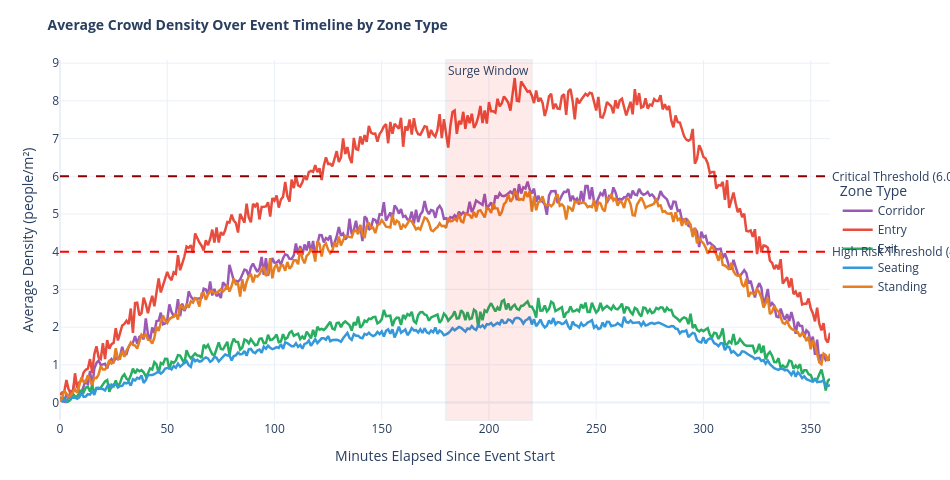

Source (notebook cell):
### Markdown cell above
## 2.3 Temporal Analysis

How does crowd density evolve across the 6-hour event window? This section examines the minute-by-minute trajectory of density, identifying the precise timing of surge onset and the rate at which dangerous conditions develop across different zone types.

### Code cell
# ================================================
# Chart 3: Density Over Time by Zone Type
# ================================================

# Average density per minute per zone type across all events
df['event_minute'] = df.groupby('event_id')['timestamp'].transform(
    lambda x: (x - x.min()).dt.total_seconds() / 60
)

temporal = df.groupby(['event_minute', 'zone_type'])['density_pm2'].mean().reset_index()

zone_colors = {
    'entry':    '#E74C3C',
    'standing': '#E67E22',
    'seating':  '#3498DB',
    'corridor': '#9B59B6',
    'exit':     '#27AE60'
}

fig = go.Figure()

for zone_type in temporal['zone_type'].unique():
    subset = temporal[temporal['zone_type'] == zone_type]
    fig.add_trace(go.Scatter(
        x=subset['event_minute'],
        y=subset['density_pm2'],
        mode='lines',
        name=zone_type.capitalize(),
        line=dict(color=zone_colors.get(zone_type, 'grey'), width=2.5)
    ))

# Add threshold lines
fig.add_hline(y=4.0, line_dash="dash", line_color="red",
              annotation_text="High Risk Threshold (4.0 p/m²)",
              annotation_position="right")
fig.add_hline(y=6.0, line_dash="dash", line_color="darkred",
              annotation_text="Critical Threshold (6.0 p/m²)",
              annotation_position="right")

# Mark surge window
fig.add_vrect(x0=180, x1=220, fillcolor="red", opacity=0.08,
              annotation_text="Surge Window", annotation_position="top left")

fig.update_layout(
    title=dict(text="<b>Average Crowd Density Over Event Timeline by Zone Type</b>", font_size=14),
    xaxis_title="Minutes Elapsed Since Event Start",
    yaxis_title="Average Density (people/m²)",
    template='plotly_white',
    height=480,
    width=950,
    margin=dict(t=60, b=60, l=60, r=120),
    legend=dict(title="Zone Type", x=1.01, y=0.5),
    hovermode='x unified'
)

fig.show()

### Figure 1 — Plotly figure (JSON) as saved in the notebook; plotly's stock layout.template omitted (floating-point values rounded to 4 significant figures; data arrays with more than 128 entries replaced by an {"elided": "..."} marker saying what was removed)
{"data": [{"line": {"color": "#9B59B6", "width": 2.5}, "mode": "lines", "name": "Corridor", "type": "scatter", "x": {"elided": "360 float values"}, "y": {"elided": "360 float values"}}, {"line": {"color": "#E74C3C", "width": 2.5}, "mode": "lines", "name": "Entry", "type": "scatter", "x": {"elided": "360 float values"}, "y": {"elided": "360 float values"}}, {"line": {"color": "#27AE60", "width": 2.5}, "mode": "lines", "name": "Exit", "type": "scatter", "x": {"elided": "360 float values"}, "y": {"elided": "360 float values"}}, {"line": {"color": "#3498DB", "width": 2.5}, "mode": "lines", "name": "Seating", "type": "scatter", "x": {"elided": "360 float values"}, "y": {"elided": "360 float values"}}, {"line": {"color": "#E67E22", "width": 2.5}, "mode": "lines", "name": "Standing", "type": "scatter", "x": {"elided": "360 float values"}, "y": {"elided": "360 float values"}}], "layout": {"annotations": [{"showarrow": false, "text": "High Risk Threshold (4.0 p/m²)", "x": 1, "xanchor": "left", "xref": "x domain", "y": 4, "yanchor": "middle", "yref": "y"}, {"showarrow": false, "text": "Critical Threshold (6.0 p/m²)", "x": 1, "xanchor": "left", "xref": "x domain", "y": 6, "yanchor": "middle", "yref": "y"}, {"showarrow": false, "text": "Surge Window", "x": 180, "xanchor": "left", "xref": "x", "y": 1, "yanchor": "top", "yref": "y domain"}], "height": 480, "hovermode": "x unified", "legend": {"title": {"text": "Zone Type"}, "x": 1.01, "y": 0.5}, "margin": {"b": 60, "l": 60, "r": 120, "t": 60}, "shapes": [{"line": {"color": "red", "dash": "dash"}, "type": "line", "x0": 0, "x1": 1, "xref": "x domain", "y0": 4, "y1": 4, "yref": "y"}, {"line": {"color": "darkred", "dash": "dash"}, "type": "line", "x0": 0, "x1": 1, "xref": "x domain", "y0": 6, "y1": 6, "yref": "y"}, {"fillcolor": "red", "opacity": 0.08, "type": "rect", "x0": 180, "x1": 220, "xref": "x", "y0": 0, "y1": 1, "yref": "y domain"}], "title": {"font": {"size": 14}, "text": "<b>Average Crowd Density Over Event Timeline by Zone Type</b>"}, "width": 950, "xaxis": {"title": {"text": "Minutes Elapsed Since Event Start"}}, "yaxis": {"title": {"text": "Average Density (people/m²)"}}}}
